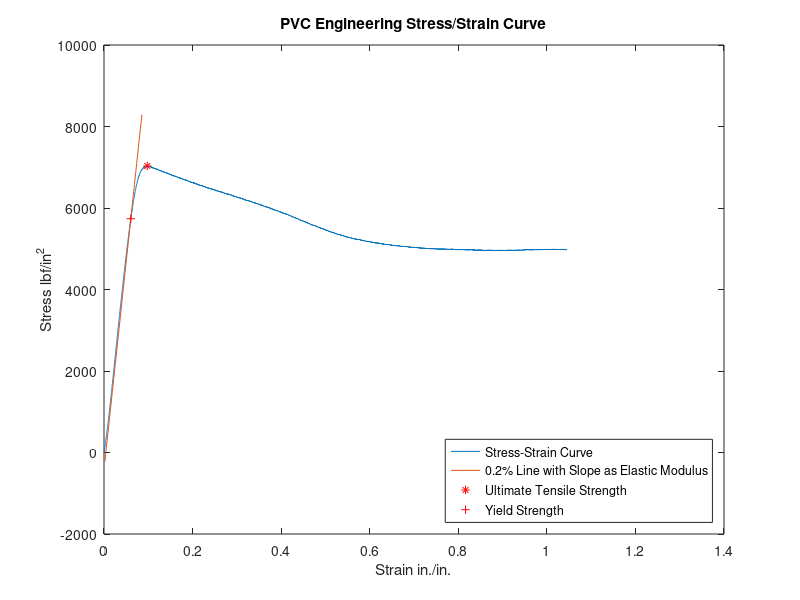

Write the MATLAB code that produced this figure. (Note: this script raises an error after producing the figure.)
%calculates stats and makes plot for PVC,
%then puts them in an excel file.

clear
clc
close all
data = load('PVC_wodups.csv');%plastic

%plot(data(:,3),data(:,2));%position vs load
%plot(data(:,2));%plots load vs sample #

good_data = data(1:9350,:);
%plot(good_data(:,3),good_data(:,2));
%hold on
%plot(good_data(9350,3),good_data(9350,2),'r*');
%hold off
%data looks good to me; I'm not sure how to tell if it's clean enough or
%not.
d = 0.5100; %diameter of sample, had better be in inches.
r = d/2;
strain = good_data(:,3)-good_data(1,3);
stress = good_data(:,2)/(pi*(r^2));
strain2 = strain(:,1);%for 0.002
strain2 = strain2(:,1)+0.002;
%strain2 is inputs for 0.2% yield strength.

Mod_rupture = trapz(strain,stress)
%integral under curve: 5.8404e+03
%when we stop at 9350: 5.6948e+03
UTS = max(stress);%5.4503e+04

%modulus of rupture=area beneath curve up to pt of rupture
fit = polyfit(strain(200:400,1),stress(200:400,1),1);
fit2 = polyfit(strain(400:620,1),stress(400:620,1),1);
fit3 = polyfit(strain(200:500,1),stress(200:500,1),1);
fit4 = polyfit(strain(200:620,1),stress(200:620,1),1);
elastic_mod = fit3(1);

fit5 = polyfit(strain2(200:500,1),stress(200:500,1),1);
fit6 = polyfit(strain(590:591,1),stress(590:591,1),1);
% makes a line of best fit w/ x_line & y_line
y_line2 = polyval(fit5, strain);                     
x_int = interp1((y_line2-stress), strain, 0); 
y_int = polyval(fit5,x_int);%looks wrong.
%(x_int & y_int are yield strength coordinates)
yield_strength = y_int;
y_line2 = polyval(fit6, strain);                     
%x_int = interp1((y_line2-stress), strain, 0); 
%y_int = polyval(fit6,x_int);%looks wrong

[row, column] = find(stress == UTS);
[row2, col2] = find(strain >= x_int,1);
[row3, col3] = find(stress >= y_int,1);

%disp(fit)%1.0e+05*[1.0388 -0.0028]
%disp(fit2)%1.0e+04*[9.0031 0.0303]
disp(fit3)%1.0e+05*[1.0182 -0.0022]
%disp(fit4)%1.0e+04*[9.7546 -0.0088]
%fit3 should be most accurate, since it
%avoids the curvier 500-620 range and uses
%more data then fit1

est1 = trapz(strain(1:590,1),stress(1:590,1));%1.0852e+03
est2 = trapz(strain(1:591,1),stress(1:591,1));%1.0887e+03
Mod_resilience = (est1+est2)/2;%1.0870e+03

plot(strain,stress);%plastic stress vs strain
hold on
title("PVC Engineering Stress/Strain Curve");
xlabel("Strain in./in.");
ylabel("Stress lbf/in^2");
%plot(strain(200),stress(200),'r*');
%plot(strain(400),stress(400),'r*');
%plot(strain(500),stress(500),'r*');
%plot(strain(620),stress(620),'r*');
%plot(strain(9350),stress(9350),'r*');
t1 = linspace(strain(200),strain(500));
%plot(t1, polyval(fit3, t1)); 
t2 = linspace(strain2(1),strain2(800));
plot(t2, polyval(fit5,t2));
%true crossover point ends up being between
%0.06018152 & 0.0618153 on x-axis
%5704.00814 & 5704.00812 on the y axis
%can say yield strength = 5704.0081 lbf/in^2

plot(strain(row),UTS,'r*');
plot(x_int,y_int,'r+');%5.7366e+03 = y_int
%yield strength ends up as 5.704e+03
legend({'Stress-Strain Curve','0.2% Line with Slope as Elastic Modulus','Ultimate Tensile Strength','Yield Strength'},'Location','southeast')
yield_strength = 5704.0081;%greatest degree of precision?
%plot(strain(row2),stress(row2),'r*');
%plot(strain(row2-1),stress(row2-1),'r*');
%plot(strain(590),stress(590),'r*');
%plot(strain(591),stress(591),'r*');
%plot(strain(585),stress(585),'r*');
%plot(strain(586),stress(586),'r*');

hold off
disp(row);
disp(UTS);
disp(stress(926));

pie = 3.1416;
initL = 2.037;
finL = 2.892;
pchange = abs(initL-finL)/initL*100
%reduction in area is cross sectional area
initA = pie*(r^2);%3.6942
fr = 0.38/2;%final radius
finA = pie*(fr^2);%3.1158
redA = (1-finA/initA)*100%43.3781
%book value makes no sense to me.
redA = abs(initA-finA)/initA*100%43.3781

disp([row2,row3])
disp([strain(590),stress(591)])
%1.0e+03 *[0.0001    5.7060]

disp([est1,est2,Mod_resilience])

table = ["Names","Elastic Modulus","Modulus of Rupture","Modulus of Resilience",...
    "0.2% Offset Yield Strength","Ultimate Tensile Strength",...
    "Percent Elongation at Failure", "Percent Reduction in Cross-Sectional Area";...
    "Numbers",elastic_mod,Mod_rupture,Mod_resilience,yield_strength,...
    UTS,pchange,redA;"Units","lbf/in^2","psi","psi","lbf/in^2","lbf/in^2","N/A","N/A"];
writematrix(table,'PVC_table.xlsx');